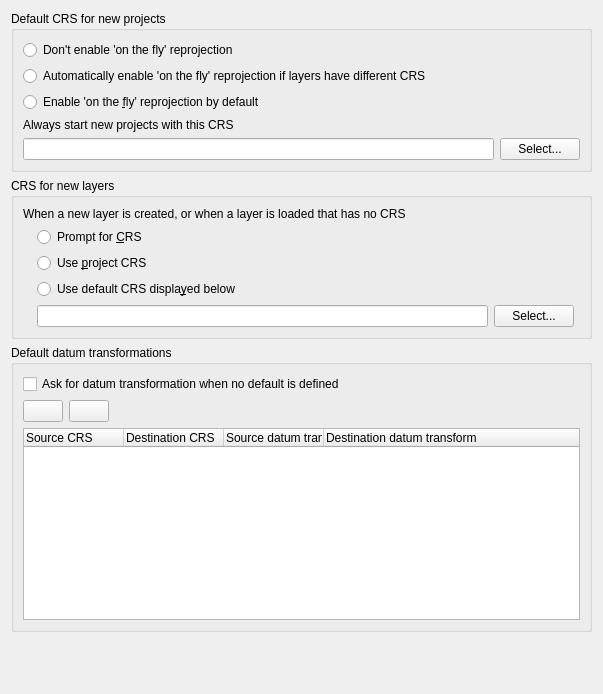
             <widget class="QWidget" name="mOptionsScrollAreaContents_08">
              <property name="geometry">
               <rect>
                <x>0</x>
                <y>0</y>
                <width>603</width>
                <height>694</height>
               </rect>
              </property>
              <layout class="QGridLayout" name="gridLayout_15">
               <item row="5" column="0">
                <spacer name="verticalSpacer">
                 <property name="orientation">
                  <enum>Qt::Vertical</enum>
                 </property>
                 <property name="sizeHint" stdset="0">
                  <size>
                   <width>20</width>
                   <height>40</height>
                  </size>
                 </property>
                </spacer>
               </item>
               <item row="2" column="0">
                <widget class="QgsCollapsibleGroupBox" name="grpProjectionBehaviour">
                 <property name="title">
                  <string>CRS for new layers</string>
                 </property>
                 <layout class="QGridLayout" name="gridLayout_23">
                  <item row="4" column="1">
                   <widget class="QLineEdit" name="leLayerGlobalCrs">
                    <property name="readOnly">
                     <bool>true</bool>
                    </property>
                   </widget>
                  </item>
                  <item row="4" column="2">
                   <widget class="QPushButton" name="pbnSelectProjection">
                    <property name="text">
                     <string>Select...</string>
                    </property>
                   </widget>
                  </item>
                  <item row="2" column="1">
                   <widget class="QRadioButton" name="radUseProjectProjection">
                    <property name="text">
                     <string>Use &amp;project CRS</string>
                    </property>
                   </widget>
                  </item>
                  <item row="1" column="1">
                   <widget class="QRadioButton" name="radPromptForProjection">
                    <property name="text">
                     <string>Prompt for &amp;CRS</string>
                    </property>
                   </widget>
                  </item>
                  <item row="3" column="1">
                   <widget class="QRadioButton" name="radUseGlobalProjection">
                    <property name="text">
                     <string>Use default CRS displa&amp;yed below</string>
                    </property>
                   </widget>
                  </item>
                  <item row="2" column="0">
                   <spacer name="horizontalSpacer_27">
                    <property name="orientation">
                     <enum>Qt::Horizontal</enum>
                    </property>
                    <property name="sizeType">
                     <enum>QSizePolicy::Fixed</enum>
                    </property>
                    <property name="sizeHint" stdset="0">
                     <size>
                      <width>8</width>
                      <height>20</height>
                     </size>
                    </property>
                   </spacer>
                  </item>
                  <item row="0" column="0" colspan="4">
                   <widget class="QLabel" name="label_8">
                    <property name="sizePolicy">
                     <sizepolicy hsizetype="Preferred" vsizetype="Maximum">
                      <horstretch>0</horstretch>
                      <verstretch>0</verstretch>
                     </sizepolicy>
                    </property>
                    <property name="text">
                     <string>When a new layer is created, or when a layer is loaded that has no CRS</string>
                    </property>
                    <property name="wordWrap">
                     <bool>true</bool>
                    </property>
                   </widget>
                  </item>
                 </layout>
                </widget>
               </item>
               <item row="1" column="0">
                <widget class="QgsCollapsibleGroupBox" name="grpOtfTransform">
                 <property name="title">
                  <string>Default CRS for new projects</string>
                 </property>
                 <layout class="QGridLayout" name="gridLayout_22">
                  <item row="2" column="0">
                   <widget class="QRadioButton" name="radOtfTransform">
                    <property name="text">
                     <string>Enable 'on the &amp;fly' reprojection by default</string>
                    </property>
                   </widget>
                  </item>
                  <item row="1" column="0">
                   <widget class="QRadioButton" name="radOtfAuto">
                    <property name="whatsThis">
                     <string>Automatically enable 'on the fly' reprojection if CRS of a new added layer differ from CRS of layer(s) already present. CRS of present layer(s) will be used.</string>
                    </property>
                    <property name="text">
                     <string>Automatically enable 'on the fly' reprojection if layers have different CRS</string>
                    </property>
                   </widget>
                  </item>
                  <item row="4" column="0">
                   <widget class="QLineEdit" name="leProjectGlobalCrs">
                    <property name="readOnly">
                     <bool>true</bool>
                    </property>
                   </widget>
                  </item>
                  <item row="0" column="0">
                   <widget class="QRadioButton" name="radOtfNone">
                    <property name="text">
                     <string>Don't enable 'on the fly' reprojection</string>
                    </property>
                   </widget>
                  </item>
                  <item row="4" column="1">
                   <widget class="QPushButton" name="pbnSelectOtfProjection">
                    <property name="text">
                     <string>Select...</string>
                    </property>
                   </widget>
                  </item>
                  <item row="3" column="0">
                   <widget class="QLabel" name="label_16">
                    <property name="text">
                     <string>Always start new projects with this CRS</string>
                    </property>
                    <property name="buddy">
                     <cstring>leProjectGlobalCrs</cstring>
                    </property>
                   </widget>
                  </item>
                 </layout>
                </widget>
               </item>
               <item row="3" column="0">
                <widget class="QgsCollapsibleGroupBox" name="mDefaultDatumTransformGroupBox">
                 <property name="title">
                  <string>Default datum transformations</string>
                 </property>
                 <layout class="QGridLayout" name="gridLayout_10">
                  <item row="1" column="0">
                   <layout class="QHBoxLayout" name="horizontalLayout_38">
                    <item>
                     <widget class="QPushButton" name="mAddDefaultTransformButton">
                      <property name="text">
                       <string/>
                      </property>
                      <property name="icon">
                       <iconset resource="../../images/images.qrc">
                        <normaloff>:/images/themes/default/symbologyAdd.png</normaloff>:/images/themes/default/symbologyAdd.png</iconset>
                      </property>
                     </widget>
                    </item>
                    <item>
                     <widget class="QPushButton" name="mRemoveDefaultTransformButton">
                      <property name="text">
                       <string/>
                      </property>
                      <property name="icon">
                       <iconset resource="../../images/images.qrc">
                        <normaloff>:/images/themes/default/symbologyRemove.png</normaloff>:/images/themes/default/symbologyRemove.png</iconset>
                      </property>
                     </widget>
                    </item>
                    <item>
                     <spacer name="horizontalSpacer_38">
                      <property name="orientation">
                       <enum>Qt::Horizontal</enum>
                      </property>
                      <property name="sizeHint" stdset="0">
                       <size>
                        <width>568</width>
                        <height>20</height>
                       </size>
                      </property>
                     </spacer>
                    </item>
                   </layout>
                  </item>
                  <item row="2" column="0">
                   <widget class="QTreeWidget" name="mDefaultDatumTransformTreeWidget">
                    <column>
                     <property name="text">
                      <string>Source CRS</string>
                     </property>
                    </column>
                    <column>
                     <property name="text">
                      <string>Destination CRS</string>
                     </property>
                    </column>
                    <column>
                     <property name="text">
                      <string>Source datum transform</string>
                     </property>
                    </column>
                    <column>
                     <property name="text">
                      <string>Destination datum transform</string>
                     </property>
                    </column>
                   </widget>
                  </item>
                  <item row="0" column="0">
                   <widget class="QCheckBox" name="chkShowDatumTransformDialog">
                    <property name="text">
                     <string>Ask for datum transformation when no default is defined</string>
                    </property>
                   </widget>
                  </item>
                 </layout>
                </widget>
               </item>
              </layout>
             </widget>
